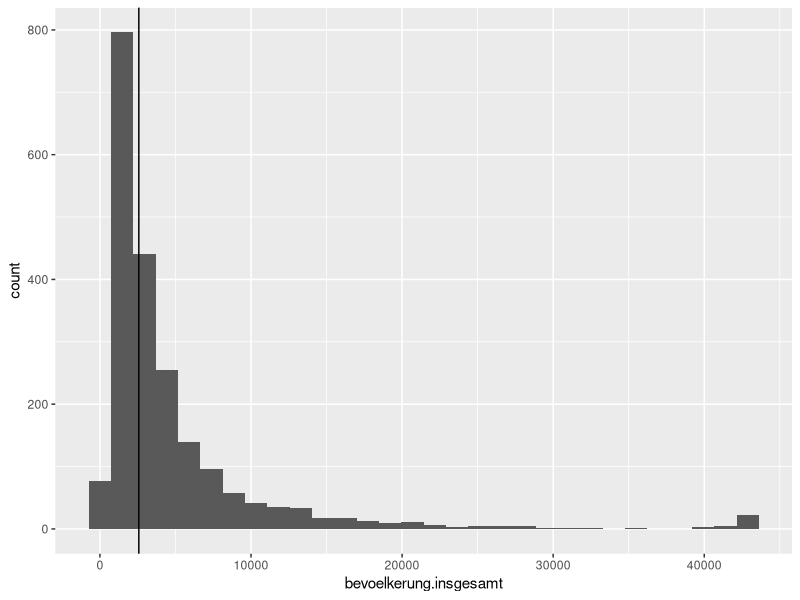

Write the R code that produced this figure. (Note: this script raises an error after producing the figure.)
# Libraries ---------------------------------------------------------------
library(dplyr)
library(ggplot2)

# Load and clean data -----------------------------------------------------
raw_data = read.csv('GDH2016_Daten_xlsx.csv', sep=';', stringsAsFactors = F)
colnames(raw_data)[2:4] = c('Regional.Schluessel', 'Gemeinde.Schluessel.Nr', 'Vgem.Schluessel')
data = raw_data[!is.na(raw_data$Gemeinde.Schluessel.Nr), ]

rm(raw_data)

# Convert non-alphanumeric values to NA
data[data == '•'] = NA

# Load column names and insert them into data -----------------------------
headers = read.csv('spaltennr_labels.csv', sep=',', header = F, stringsAsFactors = F)
COLLABELS = as.list(headers[2, ])
names(COLLABELS) = as.character(headers[2, ])
colnames(data)[startsWith(colnames(data), 'Spalte')] <- COLLABELS

rm(headers)


# Add information about regions -------------------------------------------
# Regierungsbezirke
data$Regierungsbezirk = data$Regional.Schluessel %>%
  substr(1, 2) %>%
  sapply(function(schl) {
    switch(schl,
           "91" = "Oberbayern",
           "92" = "Niederbayern",
           "93" = "Oberpfalz",
           "94" = "Oberfranken",
           "95" = "Mittelfranken",
           "96" = "Unterfranken",
           "97" = "Schwaben")
  })

# Landkreise
reg_gemeinden <- read.csv('./reginalschl_gemeinden.csv', sep=';', stringsAsFactors = F)
reg_kreis <- reg_gemeinden %>%
  filter(!is.na(rs_kreis) & is.na(rs_vb)) %>%
  mutate(rs_rb_kreis = paste(rs_rb, rs_kreis, sep='')) %>%
  select(rs_gemeindename, rs_rb_kreis)

get_lk_by_regschl <- function(regschl) {
  reg_kreis %>%
    filter(rs_rb_kreis == substr(regschl, 2, 4)) %>%
    select(rs_gemeindename) %>%
    as.list() %>%
    as.character()
}

data$Landkreis <- data$Regional.Schluessel %>%
  sapply(get_lk_by_regschl)

# Development -------------------------------------------------------------

highlight = "Engelsberg"
# v = COLLABELS[5]
v = COLLABELS$bevoelkerung.insgesamt
Landkreis = "Traunstein"
# myplot <- function(v, highlight, Landkreis = NULL) {
v = as.character(v)

data.vector = data %>%
  filter(Landkreis == Landkreis) %>%
  select(v)

lower_break = data.vector %>%
  pull(1) %>%
  min()
upper_break <- data.vector %>%
  pull(1) %>%
  quantile(0.99)
  # quantile(1)
breaks = seq(lower_break, upper_break, length.out = 30)


data %>%
  filter(Landkreis == Landkreis) %>%
  select(v) %>%
  mutate(!!v := ifelse(.[[v]] > upper_break, upper_break, .[[v]])) %>%
  ggplot(aes_string(x = v)) +
  geom_histogram() +
  geom_vline(xintercept = data %>%
    filter(Bezeichnung == highlight) %>%
    select(v) %>%
    as.numeric())



# loop --------------------------------------------------------------------
highlight = "Engelsberg"
Landkreis = "Traunstein"

for(v in COLLABELS[52]) {
  v = as.character(v)
  
  data.vector = data %>%
    filter(Landkreis == Landkreis) %>%
    select(v)
  
  data.vector = data.vector[!is.na(data.vector)] %>%
    as.numeric
  
  lower_break = data.vector %>%
    min()
  upper_break <- data.vector %>%
    quantile(0.99)
  # quantile(1)
  breaks = seq(lower_break, upper_break, length.out = 30)
  
  image = data %>%
    filter(Landkreis == Landkreis) %>%
    select(v) %>%
    mutate(!!v := ifelse(.[[v]] > upper_break, upper_break, .[[v]])) %>%
    ggplot(aes_string(x = v)) +
    geom_histogram() +
    geom_vline(xintercept = data %>%
                 filter(Bezeichnung == highlight) %>%
                 select(v) %>%
                 as.numeric())
  
  ggsave(filename = paste0('plots/plot_', v, '.png'), plot = image, width = 10, height = 8)
}
